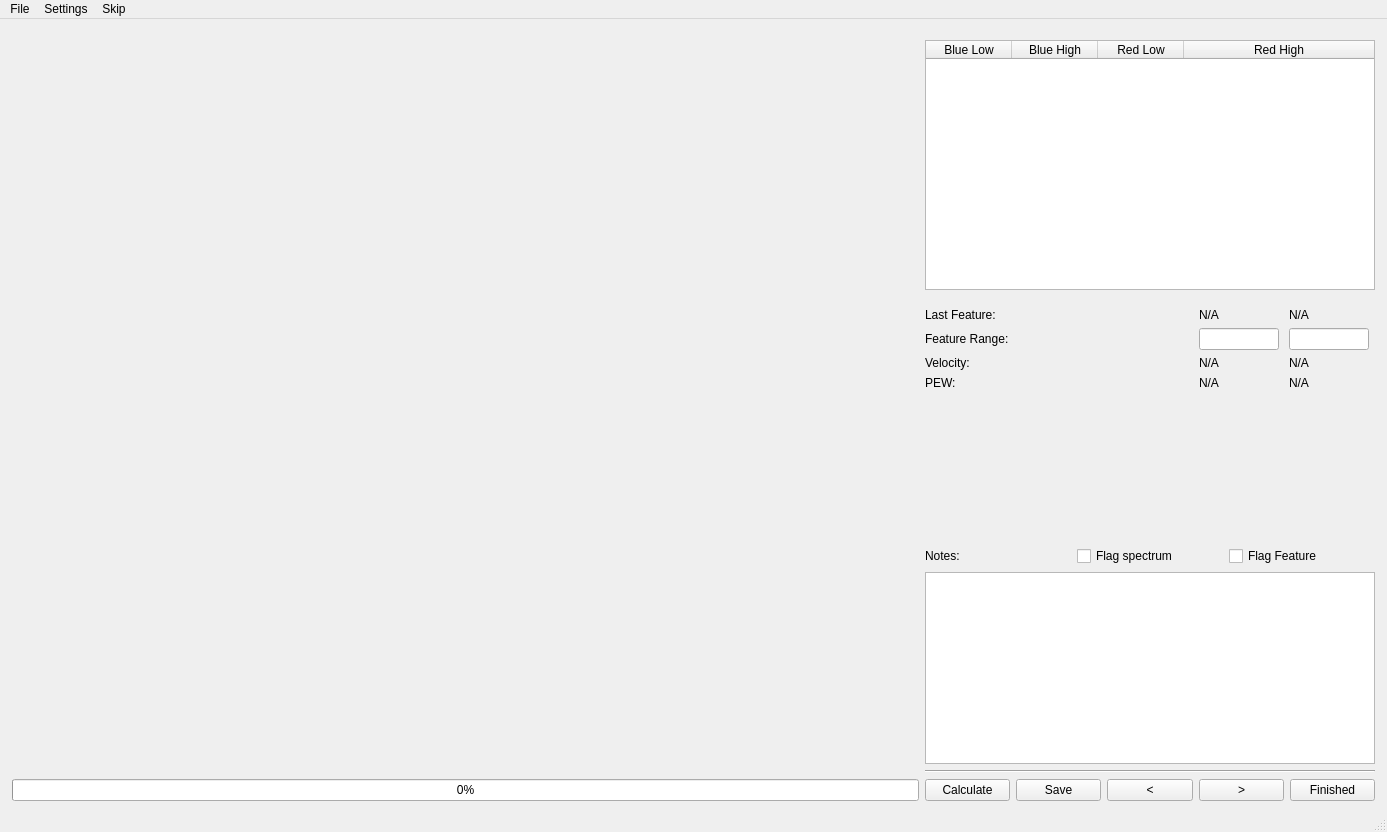
<?xml version="1.0" encoding="UTF-8"?>
<ui version="4.0">
 <class>MainWindow</class>
 <widget class="QMainWindow" name="MainWindow">
  <property name="geometry">
   <rect>
    <x>0</x>
    <y>0</y>
    <width>1387</width>
    <height>832</height>
   </rect>
  </property>
  <property name="windowTitle">
   <string>Feature Inspector</string>
  </property>
  <widget class="QWidget" name="centralwidget">
   <layout class="QHBoxLayout" name="horizontalLayout">
    <property name="leftMargin">
     <number>12</number>
    </property>
    <property name="rightMargin">
     <number>12</number>
    </property>
    <item>
     <layout class="QVBoxLayout" name="verticalLayoutLeft">
      <item>
       <widget class="InspectionPlotWidget" name="graphWidget" native="true">
        <property name="sizePolicy">
         <sizepolicy hsizetype="Expanding" vsizetype="Expanding">
          <horstretch>0</horstretch>
          <verstretch>0</verstretch>
         </sizepolicy>
        </property>
       </widget>
      </item>
      <item>
       <widget class="QProgressBar" name="progressBar">
        <property name="value">
         <number>0</number>
        </property>
       </widget>
      </item>
     </layout>
    </item>
    <item>
     <layout class="QVBoxLayout" name="verticalLayoutRight">
      <property name="topMargin">
       <number>12</number>
      </property>
      <item>
       <widget class="QTableWidget" name="tableFeatureBounds">
        <property name="sizePolicy">
         <sizepolicy hsizetype="Fixed" vsizetype="Expanding">
          <horstretch>0</horstretch>
          <verstretch>0</verstretch>
         </sizepolicy>
        </property>
        <property name="minimumSize">
         <size>
          <width>450</width>
          <height>250</height>
         </size>
        </property>
        <property name="sizeAdjustPolicy">
         <enum>QAbstractScrollArea::AdjustIgnored</enum>
        </property>
        <property name="editTriggers">
         <set>QAbstractItemView::NoEditTriggers</set>
        </property>
        <property name="tabKeyNavigation">
         <bool>false</bool>
        </property>
        <property name="showDropIndicator" stdset="0">
         <bool>false</bool>
        </property>
        <property name="dragDropOverwriteMode">
         <bool>false</bool>
        </property>
        <property name="alternatingRowColors">
         <bool>true</bool>
        </property>
        <property name="selectionBehavior">
         <enum>QAbstractItemView::SelectRows</enum>
        </property>
        <property name="wordWrap">
         <bool>false</bool>
        </property>
        <attribute name="horizontalHeaderMinimumSectionSize">
         <number>86</number>
        </attribute>
        <attribute name="horizontalHeaderDefaultSectionSize">
         <number>86</number>
        </attribute>
        <attribute name="horizontalHeaderStretchLastSection">
         <bool>true</bool>
        </attribute>
        <attribute name="verticalHeaderMinimumSectionSize">
         <number>100</number>
        </attribute>
        <column>
         <property name="text">
          <string>Blue Low</string>
         </property>
         <property name="textAlignment">
          <set>AlignCenter</set>
         </property>
        </column>
        <column>
         <property name="text">
          <string>Blue High</string>
         </property>
         <property name="textAlignment">
          <set>AlignCenter</set>
         </property>
        </column>
        <column>
         <property name="text">
          <string>Red Low</string>
         </property>
         <property name="textAlignment">
          <set>AlignCenter</set>
         </property>
        </column>
        <column>
         <property name="text">
          <string>Red High</string>
         </property>
         <property name="textAlignment">
          <set>AlignCenter</set>
         </property>
        </column>
       </widget>
      </item>
      <item>
       <layout class="QGridLayout" name="gridLayoutMeasurements">
        <property name="topMargin">
         <number>12</number>
        </property>
        <property name="rightMargin">
         <number>6</number>
        </property>
        <property name="horizontalSpacing">
         <number>10</number>
        </property>
        <item row="0" column="0">
         <widget class="QLabel" name="labelPreviousFeature">
          <property name="text">
           <string>Last Feature:</string>
          </property>
         </widget>
        </item>
        <item row="3" column="0">
         <widget class="QLabel" name="labelPew">
          <property name="text">
           <string>PEW:</string>
          </property>
         </widget>
        </item>
        <item row="2" column="2">
         <widget class="QLabel" name="labelCurrentVelocityErr">
          <property name="text">
           <string>N/A</string>
          </property>
         </widget>
        </item>
        <item row="3" column="2">
         <widget class="QLabel" name="labelCurrentPewError">
          <property name="text">
           <string>N/A</string>
          </property>
         </widget>
        </item>
        <item row="2" column="1">
         <widget class="QLabel" name="labelCurrentVelocity">
          <property name="text">
           <string>N/A</string>
          </property>
         </widget>
        </item>
        <item row="2" column="0">
         <widget class="QLabel" name="labelVelocity">
          <property name="text">
           <string>Velocity:</string>
          </property>
         </widget>
        </item>
        <item row="1" column="2">
         <widget class="QLineEdit" name="lineEditFeatureEnd">
          <property name="sizePolicy">
           <sizepolicy hsizetype="Fixed" vsizetype="Fixed">
            <horstretch>0</horstretch>
            <verstretch>0</verstretch>
           </sizepolicy>
          </property>
          <property name="maximumSize">
           <size>
            <width>80</width>
            <height>16777215</height>
           </size>
          </property>
          <property name="maxLength">
           <number>8</number>
          </property>
         </widget>
        </item>
        <item row="0" column="1">
         <widget class="QLabel" name="labelPreviousFeatureStart">
          <property name="text">
           <string>N/A</string>
          </property>
         </widget>
        </item>
        <item row="0" column="2">
         <widget class="QLabel" name="labelPreviousFeatureEnd">
          <property name="text">
           <string>N/A</string>
          </property>
         </widget>
        </item>
        <item row="1" column="1">
         <widget class="QLineEdit" name="lineEditFeatureStart">
          <property name="sizePolicy">
           <sizepolicy hsizetype="Fixed" vsizetype="Fixed">
            <horstretch>0</horstretch>
            <verstretch>0</verstretch>
           </sizepolicy>
          </property>
          <property name="maximumSize">
           <size>
            <width>80</width>
            <height>16777215</height>
           </size>
          </property>
          <property name="text">
           <string/>
          </property>
          <property name="maxLength">
           <number>8</number>
          </property>
         </widget>
        </item>
        <item row="3" column="1">
         <widget class="QLabel" name="labelCurrentPew">
          <property name="text">
           <string>N/A</string>
          </property>
         </widget>
        </item>
        <item row="1" column="0">
         <widget class="QLabel" name="labelFeatureRange">
          <property name="layoutDirection">
           <enum>Qt::LeftToRight</enum>
          </property>
          <property name="text">
           <string>Feature Range:</string>
          </property>
         </widget>
        </item>
       </layout>
      </item>
      <item>
       <spacer name="verticalSpacer">
        <property name="orientation">
         <enum>Qt::Vertical</enum>
        </property>
        <property name="sizeType">
         <enum>QSizePolicy::MinimumExpanding</enum>
        </property>
        <property name="sizeHint" stdset="0">
         <size>
          <width>20</width>
          <height>0</height>
         </size>
        </property>
       </spacer>
      </item>
      <item>
       <layout class="QHBoxLayout" name="horizontalLayoutNotes">
        <item>
         <widget class="QLabel" name="labelNotes">
          <property name="text">
           <string>Notes:</string>
          </property>
         </widget>
        </item>
        <item>
         <widget class="QCheckBox" name="checkboxFlagSpectrum">
          <property name="text">
           <string>Flag spectrum</string>
          </property>
         </widget>
        </item>
        <item>
         <widget class="QCheckBox" name="checkboxFlagFeature">
          <property name="text">
           <string>Flag Feature</string>
          </property>
         </widget>
        </item>
       </layout>
      </item>
      <item>
       <widget class="QTextEdit" name="textEditNotes">
        <property name="sizePolicy">
         <sizepolicy hsizetype="Preferred" vsizetype="Preferred">
          <horstretch>0</horstretch>
          <verstretch>0</verstretch>
         </sizepolicy>
        </property>
       </widget>
      </item>
      <item>
       <widget class="Line" name="line1">
        <property name="orientation">
         <enum>Qt::Horizontal</enum>
        </property>
       </widget>
      </item>
      <item>
       <layout class="QHBoxLayout" name="buttonLayout">
        <item>
         <widget class="QPushButton" name="pushButtonCalculate">
          <property name="toolTip">
           <string extracomment="Measure feature using current bounds"/>
          </property>
          <property name="text">
           <string>Calculate</string>
          </property>
         </widget>
        </item>
        <item>
         <widget class="QPushButton" name="pushButtonSave">
          <property name="toolTip">
           <string extracomment="Save current feature measurements"/>
          </property>
          <property name="text">
           <string>Save</string>
          </property>
         </widget>
        </item>
        <item>
         <widget class="QPushButton" name="pushButtonPrevious">
          <property name="toolTip">
           <string extracomment="Previous feature"/>
          </property>
          <property name="text">
           <string>&lt;</string>
          </property>
         </widget>
        </item>
        <item>
         <widget class="QPushButton" name="pushButtonNext">
          <property name="toolTip">
           <string extracomment="Next feature"/>
          </property>
          <property name="text">
           <string>&gt;</string>
          </property>
         </widget>
        </item>
        <item>
         <widget class="QPushButton" name="pushButtonFinished">
          <property name="toolTip">
           <string extracomment="Plot the next Spectrum"/>
          </property>
          <property name="text">
           <string>Finished</string>
          </property>
         </widget>
        </item>
       </layout>
      </item>
     </layout>
    </item>
   </layout>
  </widget>
  <widget class="QMenuBar" name="menubar">
   <property name="geometry">
    <rect>
     <x>0</x>
     <y>0</y>
     <width>1387</width>
     <height>34</height>
    </rect>
   </property>
   <widget class="QMenu" name="menu_file">
    <property name="title">
     <string>File</string>
    </property>
    <addaction name="actionResetPlot"/>
    <addaction name="actionViewResults"/>
   </widget>
   <widget class="QMenu" name="menuSkip">
    <property name="title">
     <string>Skip</string>
    </property>
    <addaction name="actionNextFeature"/>
    <addaction name="actionLastFeature"/>
    <addaction name="separator"/>
    <addaction name="actionNextSpectrum"/>
    <addaction name="actionPreviousSpectrum"/>
    <addaction name="separator"/>
    <addaction name="actionNextSN"/>
    <addaction name="actionPreviousSN"/>
    <addaction name="separator"/>
    <addaction name="actionGoTo"/>
   </widget>
   <widget class="QMenu" name="menuSettings">
    <property name="title">
     <string>Settings</string>
    </property>
    <addaction name="actionFeatureDefinitions"/>
    <addaction name="actionAnalysisSettings"/>
    <addaction name="actionPlottingStyle"/>
   </widget>
   <addaction name="menu_file"/>
   <addaction name="menuSettings"/>
   <addaction name="menuSkip"/>
  </widget>
  <widget class="QStatusBar" name="statusbar"/>
  <action name="actionResetPlot">
   <property name="text">
    <string>Reset Plot</string>
   </property>
   <property name="shortcut">
    <string>Ctrl+R</string>
   </property>
  </action>
  <action name="actionFeatureDefinitions">
   <property name="text">
    <string>Feature Definitions...</string>
   </property>
   <property name="shortcut">
    <string>Ctrl+F</string>
   </property>
  </action>
  <action name="actionPlottingStyle">
   <property name="text">
    <string>Plotting Style...</string>
   </property>
  </action>
  <action name="actionAnalysisSettings">
   <property name="text">
    <string>Analysis Settings...</string>
   </property>
  </action>
  <action name="actionViewResults">
   <property name="text">
    <string>View Results...</string>
   </property>
   <property name="shortcut">
    <string>Ctrl+V</string>
   </property>
  </action>
  <action name="actionNextSpectrum">
   <property name="text">
    <string>Next Spectrum</string>
   </property>
  </action>
  <action name="actionPreviousSpectrum">
   <property name="text">
    <string>Previous Spectrum</string>
   </property>
  </action>
  <action name="actionNextSN">
   <property name="text">
    <string>Next SN</string>
   </property>
  </action>
  <action name="actionPreviousSN">
   <property name="text">
    <string>Previous SN</string>
   </property>
  </action>
  <action name="actionGoTo">
   <property name="text">
    <string>Go To...</string>
   </property>
  </action>
  <action name="actionNextFeature">
   <property name="text">
    <string>Next Feature</string>
   </property>
  </action>
  <action name="actionLastFeature">
   <property name="text">
    <string>Last Feature</string>
   </property>
  </action>
 </widget>
 <customwidgets>
  <customwidget>
   <class>InspectionPlotWidget</class>
   <extends>QWidget</extends>
   <header>leed.app.widgets.inspectionPlotWidget</header>
   <container>1</container>
  </customwidget>
 </customwidgets>
 <resources/>
 <connections/>
</ui>
